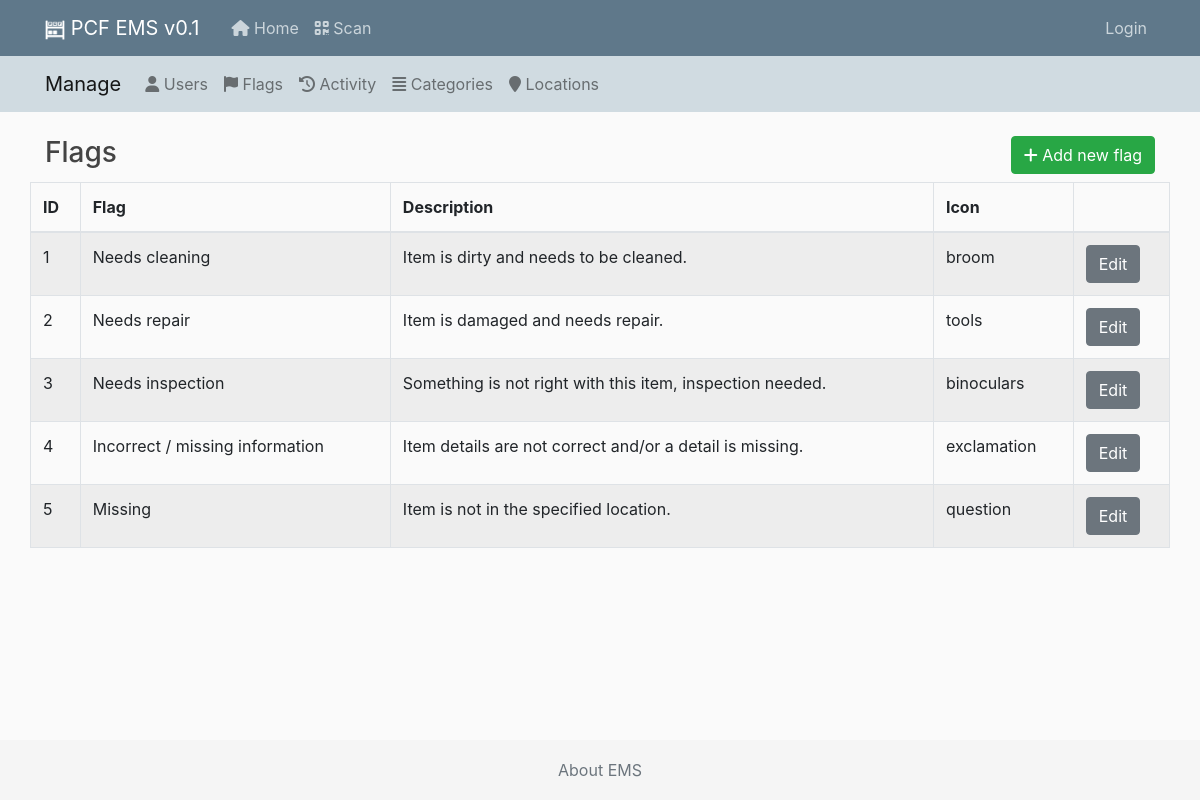
The page /manage/flags/ on the database its author committed.
### ems/models.py (models this page shows, shortened)
class Flag(models.Model):
    flag = models.CharField(max_length=100)
    description = models.TextField()
    icon = models.CharField(max_length=100, default='bug', help_text='Set a icon from <a target="_blank" href="https://fontawesome.com/icons?m=free">this library</a>.')
    history = HistoricalRecords()

### ems_manage/views.py (the view)
# urls.py: path('flags/', FlagsView.as_view(), name='manage-flags'),
class FlagsView(ListView):
    model = Flag  # TODO we also need Item later on to show al the current flagged items.
    template_name = 'ems_manage/flag_list.html'

### ems_manage/templates/ems_manage/flag_list.html
{% extends "ems_manage/manage_base.html" %}
{% block content %}
<div class="row">
    <div class="col col-12">
        <div class="float-left my-2">
            <h3 class="d-inline">Flags</h3>
        </div>
        <div class="float-right my-2">
            <a class="btn btn-success" href="{% url 'manage-flags-add' %}"><i class="fas fa-plus"></i> Add new flag</a>
        </div>
    </div>
</div>
<div class="row">
    <table id="user_list" class="table table-striped table-bordered table">
        <thead>
        <tr>
            <th data-priority="10">ID</th>
            <th data-priority="10">Flag</th>
            <th data-priority="10">Description</th>
            <th data-priority="10">Icon</th>
            <th data-priority="10"></th>
        </tr>
        </thead>
        <tbody>
        {% for item in object_list %}
        <tr>
            <td>{{ item.pk }}</td>
            <td>{{ item.flag }}</td>
            <td>{{ item.description }}</td>
            <td>{{ item.icon }}</td>
            <td>
                <a href="{% url 'manage-flags-update' item.pk %}" class="btn btn-secondary">Edit</a>
            </td>
        </tr>
        {% endfor %}
        </tbody>
    </table>
</div>
{% endblock content %}

### ems/static/ems/main.css (style rules this page uses)
body { background: #fafafa; color: #333333; margin-top: 5rem; }
h1, h2, h3, h4, h5, h6 { color: #444444; }
html { position: relative; min-height: 100%; }
body { margin-bottom: 60px; }

### rows shown on the page
Flag: pk "1", flag "Needs cleaning", description "Item is dirty and needs to be cleaned.", icon "broom"
Flag: pk "2", flag "Needs repair", description "Item is damaged and needs repair.", icon "tools"
Flag: pk "3", flag "Needs inspection", description "Something is not right with this item, inspection needed.", icon "binoculars"
Flag: pk "4", flag "Incorrect / missing information", description "Item details are not correct and/or a detail is missing.", icon "exclamation"
Flag: pk "5", flag "Missing", description "Item is not in the specified location.", icon "question"
